Frame 1 (no input): blank canvas, image omitted
Frame 60 (no input): blank canvas, image omitted
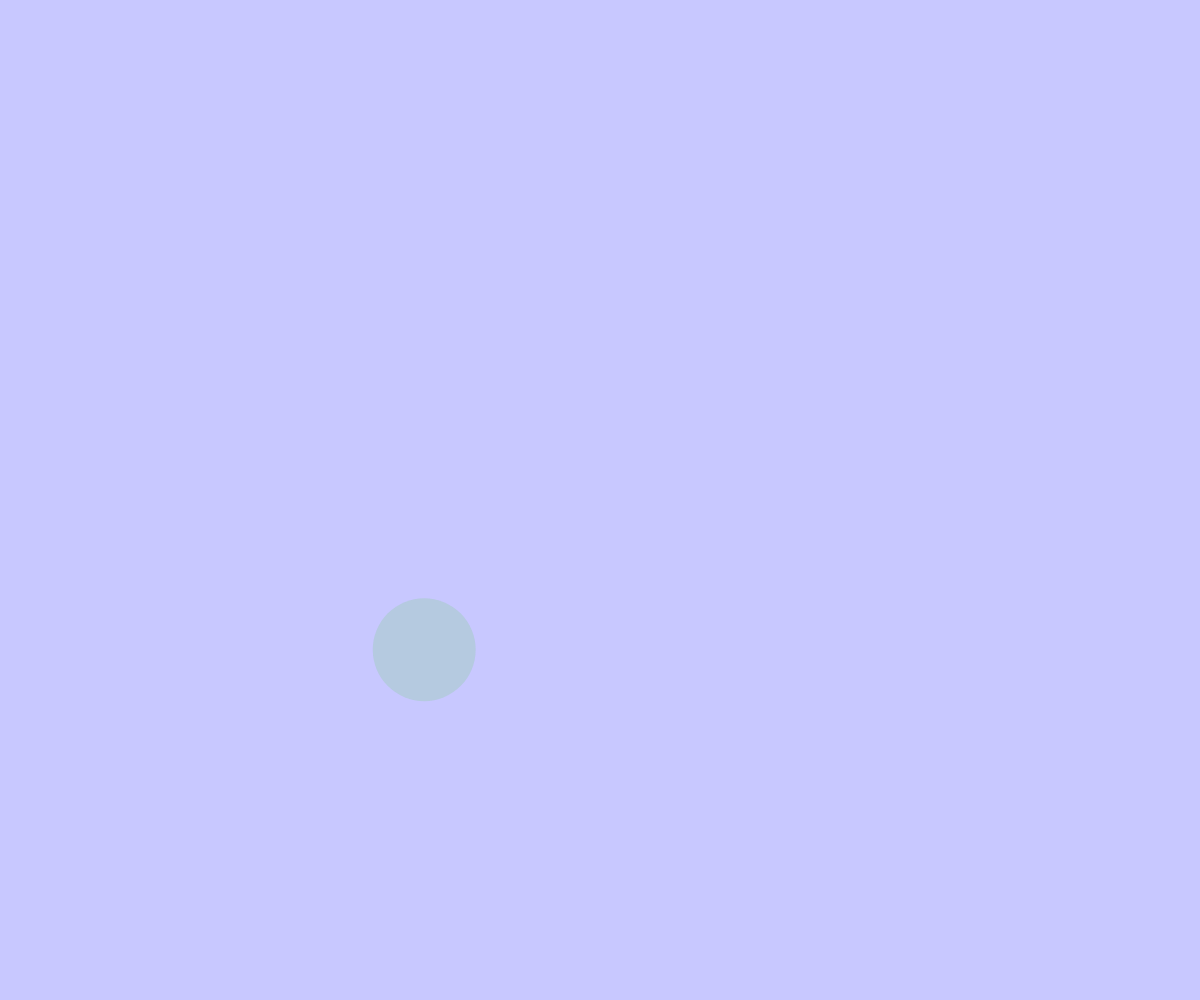
Frame 120 (the mouse pressed at the canvas centre since frame 60)

The p5.js sketch whose frames 1 and 60 were blank and that drew this single picture after the mouse press (run headless with seeded random() and noise() and a simulated clock; from frame 60 on, the mouse is pressed at the canvas centre):

// p5.js sketch
// ── sketch.js
// Bouncing Balls
// Amy L Zhang
// Oct 3, 2024
//
// Extra for Experts:
// - describe what you did to take this project "above and beyond"

let ballArray = [];


function setup() {
  createCanvas(windowWidth, windowHeight);
}

function draw() {
  background(200, 200, 256);

  for (let theBall of ballArray) {
    // move ball
    theBall.x += theBall.dx;
    theBall.y += theBall.dy;

    // bounce if needed
    if (theBall.x > width - theBall.radius || theBall.x < 0 + theBall.radius) {
      theBall.dx *= -1;
    }
    else if (theBall.y > height - theBall.radius || theBall.y < 0 + theBall.radius) {
      theBall.dy *= -1;
    }

    // show ball
    noStroke();
    fill(theBall.red, theBall.green, theBall.blue, theBall.alpha);
    circle(theBall.x, theBall.y, theBall.radius * 2);
  }
}

function mousePressed() {
  spawnBall(mouseX, mouseY);
}

function spawnBall(theX, theY) {
  let theBall = {
    x: theX, 
    y: theY,
    radius: random(30, 60),
    dx: random(-5, 5),
    dy: random(-5, 5),
    red: random(255),
    green: random(255),
    blue: random(255),
    alpha: random(180),
  };

  ballArray.push(theBall);
}
